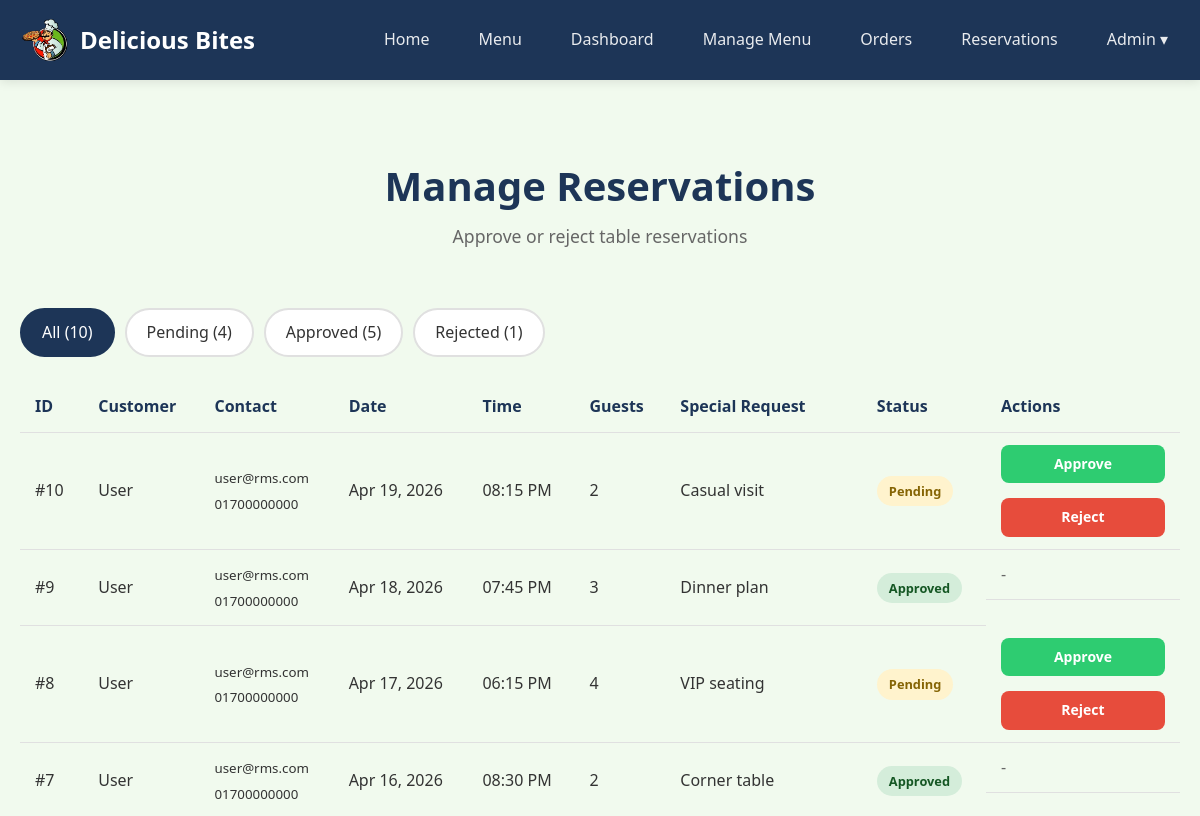
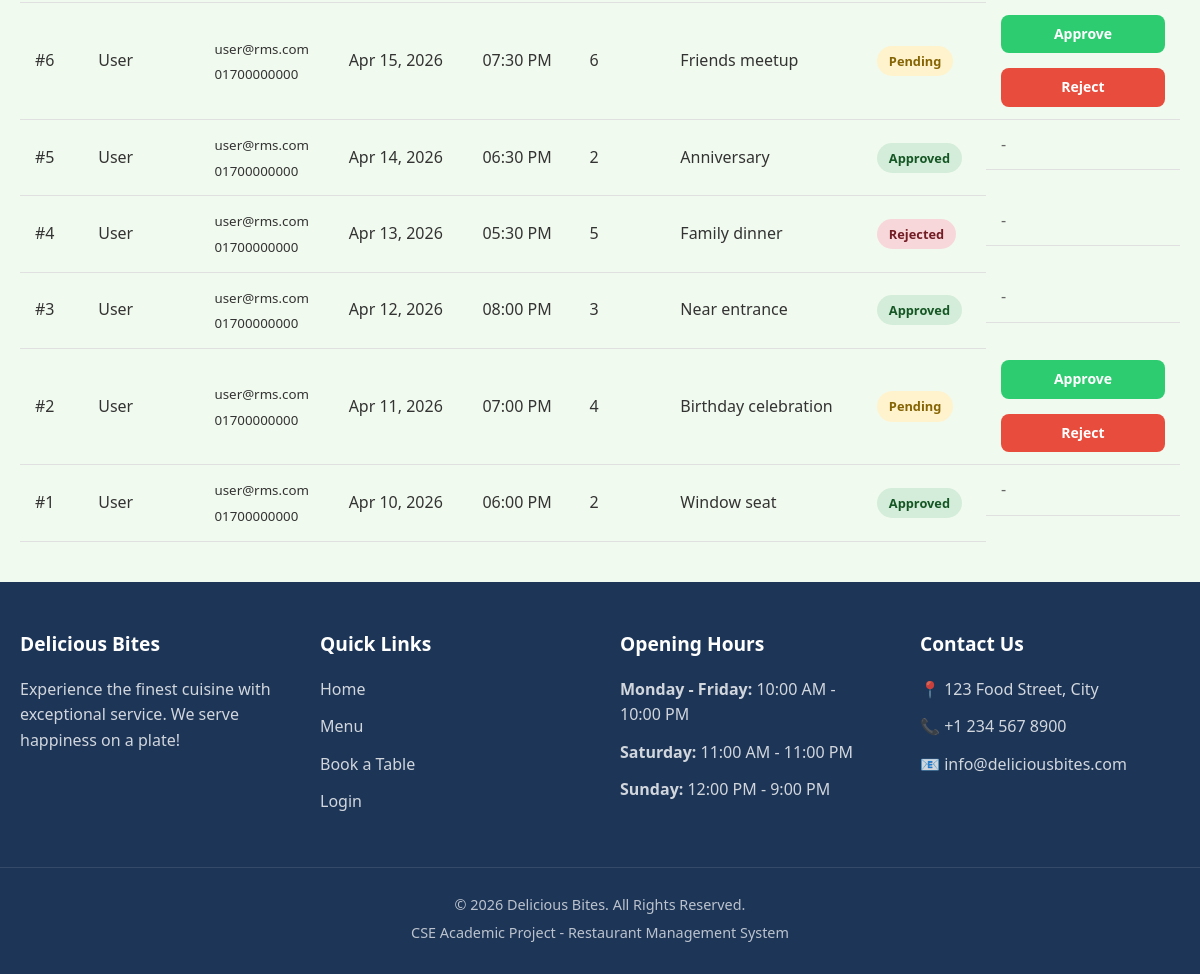
The app's page /admin/manage_reservations.php (signed in) with its own data (2 pictures, top to bottom).
### tables this page shows
CREATE TABLE reservations (
    reservation_id INT AUTO_INCREMENT PRIMARY KEY,
    user_id INT NOT NULL,
    reservation_date DATE,
    reservation_time TIME,
    num_guests INT,
    special_request TEXT,
    status ENUM('Pending','Approved','Rejected') DEFAULT 'Pending',
    created_at TIMESTAMP DEFAULT CURRENT_TIMESTAMP,
    FOREIGN KEY (user_id) REFERENCES users(user_id) ON DELETE CASCADE
);

CREATE TABLE users (
    user_id INT AUTO_INCREMENT PRIMARY KEY,
    full_name VARCHAR(100) NOT NULL,
    email VARCHAR(100) UNIQUE NOT NULL,
    phone VARCHAR(15),
    password VARCHAR(255) NOT NULL,
    role ENUM('admin','user') DEFAULT 'user',
    address TEXT,
    created_at TIMESTAMP DEFAULT CURRENT_TIMESTAMP
);

### admin/manage_reservations.php (the view, shortened to what this page needs)
<?php
require_once '../config/db.php';
$status_filter = isset($_GET['status']) ? sanitize($_GET['status']) : '';
$reservations_query = "SELECT r.*, u.full_name, u.email, u.phone
                       FROM reservations r
                       JOIN users u ON r.user_id = u.user_id";
$reservations_query .= " ORDER BY r.reservation_date DESC, r.reservation_time DESC";
$reservations_result = mysqli_query($conn, $reservations_query);
$pending_count = mysqli_fetch_assoc(mysqli_query($conn, "SELECT COUNT(*) as count FROM reservations WHERE status='Pending'"))['count'];
$approved_count = mysqli_fetch_assoc(mysqli_query($conn, "SELECT COUNT(*) as count FROM reservations WHERE status='Approved'"))['count'];
$rejected_count = mysqli_fetch_assoc(mysqli_query($conn, "SELECT COUNT(*) as count FROM reservations WHERE status='Rejected'"))['count'];
?>
<!DOCTYPE html>
<html lang="en">
<head>
    <link rel="stylesheet" href="../assets/css/style.css">
</head>
<body>
    <?php include '../includes/navbar.php'; ?>
    <main class="admin-page">
        <div class="container">
            <div class="page-header">
                <h1>Manage Reservations</h1>
                <p>Approve or reject table reservations</p>
            </div>
            <div class="filter-tabs">
                <a href="manage_reservations.php"
                   class="filter-tab <?php echo empty($status_filter) ? 'active' : ''; ?>">
                    All (<?php echo $pending_count + $approved_count + $rejected_count; ?>)
                </a>
                <a href="manage_reservations.php?status=Pending"
                   class="filter-tab <?php echo $status_filter == 'Pending' ? 'active' : ''; ?>">
                    Pending (<?php echo $pending_count; ?>)
                </a>
                <a href="manage_reservations.php?status=Approved"
                   class="filter-tab <?php echo $status_filter == 'Approved' ? 'active' : ''; ?>">
                    Approved (<?php echo $approved_count; ?>)
                </a>
                <a href="manage_reservations.php?status=Rejected"
                   class="filter-tab <?php echo $status_filter == 'Rejected' ? 'active' : ''; ?>">
                    Rejected (<?php echo $rejected_count; ?>)
                </a>
            </div>
            <?php if (mysqli_num_rows($reservations_result) > 0): ?>
                <div class="reservations-admin-list">
                    <table class="data-table full-width">
                        <thead>
                            <tr>
                                <th>ID</th>
                                <th>Customer</th>
                                <th>Contact</th>
                                <th>Date</th>
                                <th>Time</th>
                                <th>Guests</th>
                                <th>Special Request</th>
                                <th>Status</th>
                                <th>Actions</th>
                            </tr>
                        </thead>
                        <tbody>
                            <?php while ($reservation = mysqli_fetch_assoc($reservations_result)): ?>
                                <tr>
                                    <td>#<?php echo $reservation['reservation_id']; ?></td>
                                    <td><?php echo $reservation['full_name']; ?></td>
                                    <td>
                                        <small><?php echo $reservation['email']; ?></small><br>
                                        <small><?php echo $reservation['phone'] ?: 'N/A'; ?></small>
                                    </td>
                                    <td><?php echo date('M d, Y', strtotime($reservation['reservation_date'])); ?></td>
                                    <td><?php echo date('h:i A', strtotime($reservation['reservation_time'])); ?></td>
                                    <td><?php echo $reservation['num_guests']; ?></td>
                                    <td>
                                        <?php echo $reservation['special_request'] ?: '-'; ?>
                                    </td>
                                    <td>
                                        <span class="status-badge status-<?php echo strtolower($reservation['status']); ?>">
                                            <?php echo $reservation['status']; ?>
                                        </span>
                                    </td>
                                    <td class="action-buttons">
                                        <?php if ($reservation['status'] == 'Pending'): ?>
                                            <a href="manage_reservations.php?action=approve&id=<?php echo $reservation['reservation_id']; ?>"
                                               class="btn btn-small btn-success">Approve</a>
                                            <a href="manage_reservations.php?action=reject&id=<?php echo $reservation['reservation_id']; ?>"
                                               class="btn btn-small btn-danger">Reject</a>
                                        <?php else: ?>
                                            <span class="text-muted">-</span>
                                        <?php endif; ?>
                                    </td>
                                </tr>
                            <?php endwhile; ?>
                        </tbody>
                    </table>
                </div>
            <?php endif; ?>
        </div>
    </main>
    <?php include '../includes/footer.php'; ?>
</body>
</html>

### assets/css/style.css (style rules this page uses)
:root { --primary-color: #e63946; --primary-dark: #c5303c; --secondary-color: #1d3557; --secondary-light: #457b9d; --accent-color: #f1faee; --background-color: #ffffff; --text-color: #333333; --text-light: #666666; --border-color: #e0e0e0; --success-color: #2ecc71; --warning-color: #f39c12; --danger-color: #e74c3c; --shadow: 0 2px 10px rgba(0, 0, 0, 0.1); --shadow-lg: 0 5px 20px rgba(0, 0, 0, 0.15); --radius: 8px; --radius-lg: 12px; }
* { margin: 0; padding: 0; box-sizing: border-box; }
html { scroll-behavior: smooth; }
body { font-family: 'Segoe UI', Tahoma, Geneva, Verdana, sans-serif; font-size: 16px; line-height: 1.6; color: var(--text-color); background-color: var(--background-color); min-height: 100vh; display: flex; flex-direction: column; }
main { flex: 1; }
a { color: var(--primary-color); text-decoration: none; transition: color 0.3s ease; }
h1, h2, h3, h4, h5, h6 { color: var(--secondary-color); margin-bottom: 0.5em; line-height: 1.3; }
h1 { font-size: 2.5rem; }
p { margin-bottom: 1em; color: var(--text-light); }
.container { max-width: 1200px; margin: 0 auto; padding: 0 20px; }
.text-muted { color: var(--text-light); }
.btn { display: inline-block; padding: 12px 24px; font-size: 1rem; font-weight: 600; text-align: center; border: none; border-radius: var(--radius); cursor: pointer; transition: all 0.3s ease; }
.btn-success { background-color: var(--success-color); color: white; }
.btn-danger { background-color: var(--danger-color); color: white; }
.btn-small { padding: 8px 16px; font-size: 0.875rem; }
.page-header { text-align: center; padding: 40px 0; }
.page-header h1 { margin-bottom: 10px; }
.page-header p { color: var(--text-light); font-size: 1.1rem; }
.action-buttons { display: grid; grid-template-columns: repeat(auto-fit, minmax(150px, 1fr)); gap: 15px; }
.data-table { width: 100%; border-collapse: collapse; }
.data-table th, .data-table td { padding: 12px 15px; text-align: left; border-bottom: 1px solid var(--border-color); }
.data-table th { background-color: var(--accent-color); font-weight: 600; color: var(--secondary-color); }
.data-table.full-width { margin-top: 20px; }
.status-badge { display: inline-block; padding: 5px 12px; border-radius: 20px; font-size: 0.8rem; font-weight: 600; }
.status-pending { background-color: #fff3cd; color: #856404; }
.status-delivered, .status-approved { background-color: #d4edda; color: #155724; }
.status-cancelled, .status-rejected { background-color: #f8d7da; color: #721c24; }
.admin-page { padding: 40px 0; background-color: var(--accent-color); min-height: calc(100vh - 200px); }
.filter-tabs { display: flex; flex-wrap: wrap; gap: 10px; margin-bottom: 25px; }
.filter-tab { padding: 10px 20px; background-color: white; border: 2px solid var(--border-color); border-radius: 25px; color: var(--text-color); font-weight: 500; transition: all 0.3s ease; }
.filter-tab:hover, .filter-tab.active { background-color: var(--secondary-color); border-color: var(--secondary-color); color: white; }

### records on screen
reservations: reservation_id "10", user.full_name "User", user.email "user@rms.com", user.phone "01700000000", reservation_date "Apr 19, 2026", reservation_time "08:15 PM", num_guests "2", special_request "Casual visit", status "Pending"
reservations: reservation_id "9", user.full_name "User", user.email "user@rms.com", user.phone "01700000000", reservation_date "Apr 18, 2026", reservation_time "07:45 PM", num_guests "3", special_request "Dinner plan", status "Approved"
reservations: reservation_id "8", user.full_name "User", user.email "user@rms.com", user.phone "01700000000", reservation_date "Apr 17, 2026", reservation_time "06:15 PM", num_guests "4", special_request "VIP seating", status "Pending"
reservations: reservation_id "7", user.full_name "User", user.email "user@rms.com", user.phone "01700000000", reservation_date "Apr 16, 2026", reservation_time "08:30 PM", num_guests "2", special_request "Corner table", status "Approved"
reservations: reservation_id "6", user.full_name "User", user.email "user@rms.com", user.phone "01700000000", reservation_date "Apr 15, 2026", reservation_time "07:30 PM", num_guests "6", special_request "Friends meetup", status "Pending"
reservations: reservation_id "5", user.full_name "User", user.email "user@rms.com", user.phone "01700000000", reservation_date "Apr 14, 2026", reservation_time "06:30 PM", num_guests "2", special_request "Anniversary", status "Approved"
reservations: reservation_id "4", user.full_name "User", user.email "user@rms.com", user.phone "01700000000", reservation_date "Apr 13, 2026", reservation_time "05:30 PM", num_guests "5", special_request "Family dinner", status "Rejected"
reservations: reservation_id "3", user.full_name "User", user.email "user@rms.com", user.phone "01700000000", reservation_date "Apr 12, 2026", reservation_time "08:00 PM", num_guests "3", special_request "Near entrance", status "Approved"
reservations: reservation_id "2", user.full_name "User", user.email "user@rms.com", user.phone "01700000000", reservation_date "Apr 11, 2026", reservation_time "07:00 PM", num_guests "4", special_request "Birthday celebration", status "Pending"
reservations: reservation_id "1", user.full_name "User", user.email "user@rms.com", user.phone "01700000000", reservation_date "Apr 10, 2026", reservation_time "06:00 PM", num_guests "2", special_request "Window seat", status "Approved"

### other values on screen
$_SESSION['full_name'] "Admin"
$pending_count + $approved_count + $rejected_count "10"
$pending_count "4"
$approved_count "5"
$rejected_count "1"
